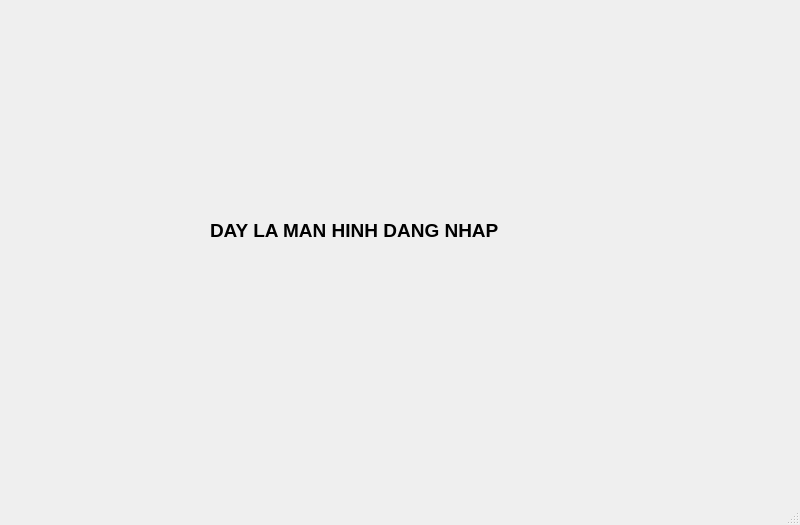
<?xml version="1.0" encoding="UTF-8"?>
<ui version="4.0">
 <class>MainWindow</class>
 <widget class="QMainWindow" name="MainWindow">
  <property name="geometry">
   <rect>
    <x>0</x>
    <y>0</y>
    <width>800</width>
    <height>525</height>
   </rect>
  </property>
  <property name="windowTitle">
   <string>MainWindow</string>
  </property>
  <widget class="QWidget" name="centralwidget">
   <widget class="QLabel" name="label">
    <property name="geometry">
     <rect>
      <x>210</x>
      <y>70</y>
      <width>421</width>
      <height>321</height>
     </rect>
    </property>
    <property name="font">
     <font>
      <pointsize>14</pointsize>
      <weight>75</weight>
      <bold>true</bold>
     </font>
    </property>
    <property name="text">
     <string>DAY LA MAN HINH DANG NHAP</string>
    </property>
   </widget>
  </widget>
  <widget class="QMenuBar" name="menubar">
   <property name="geometry">
    <rect>
     <x>0</x>
     <y>0</y>
     <width>800</width>
     <height>26</height>
    </rect>
   </property>
  </widget>
  <widget class="QStatusBar" name="statusbar"/>
 </widget>
 <resources/>
 <connections/>
</ui>
